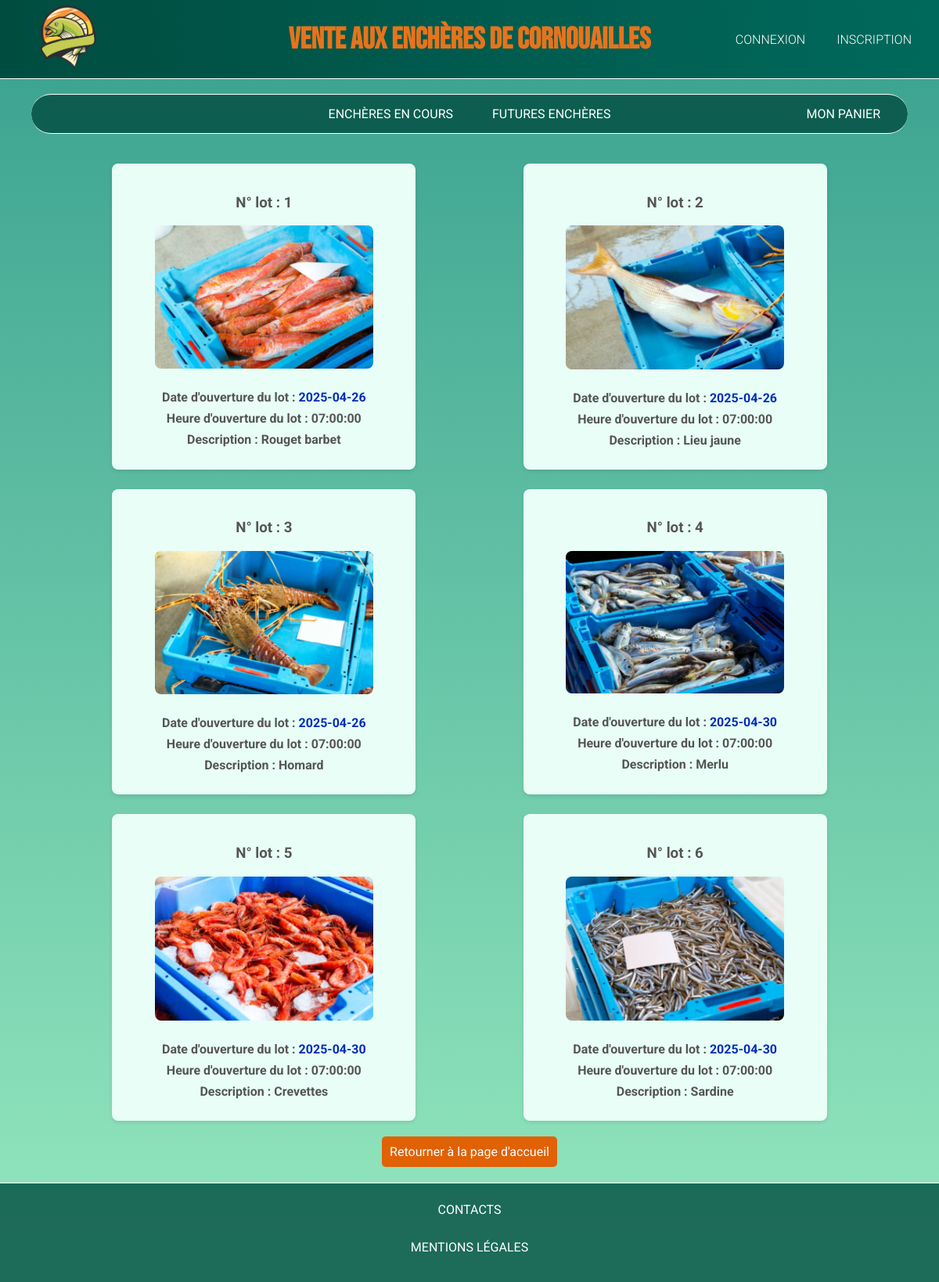
The app's page /siteCriee/welcome/contenu/FuturesEncheres, older data.
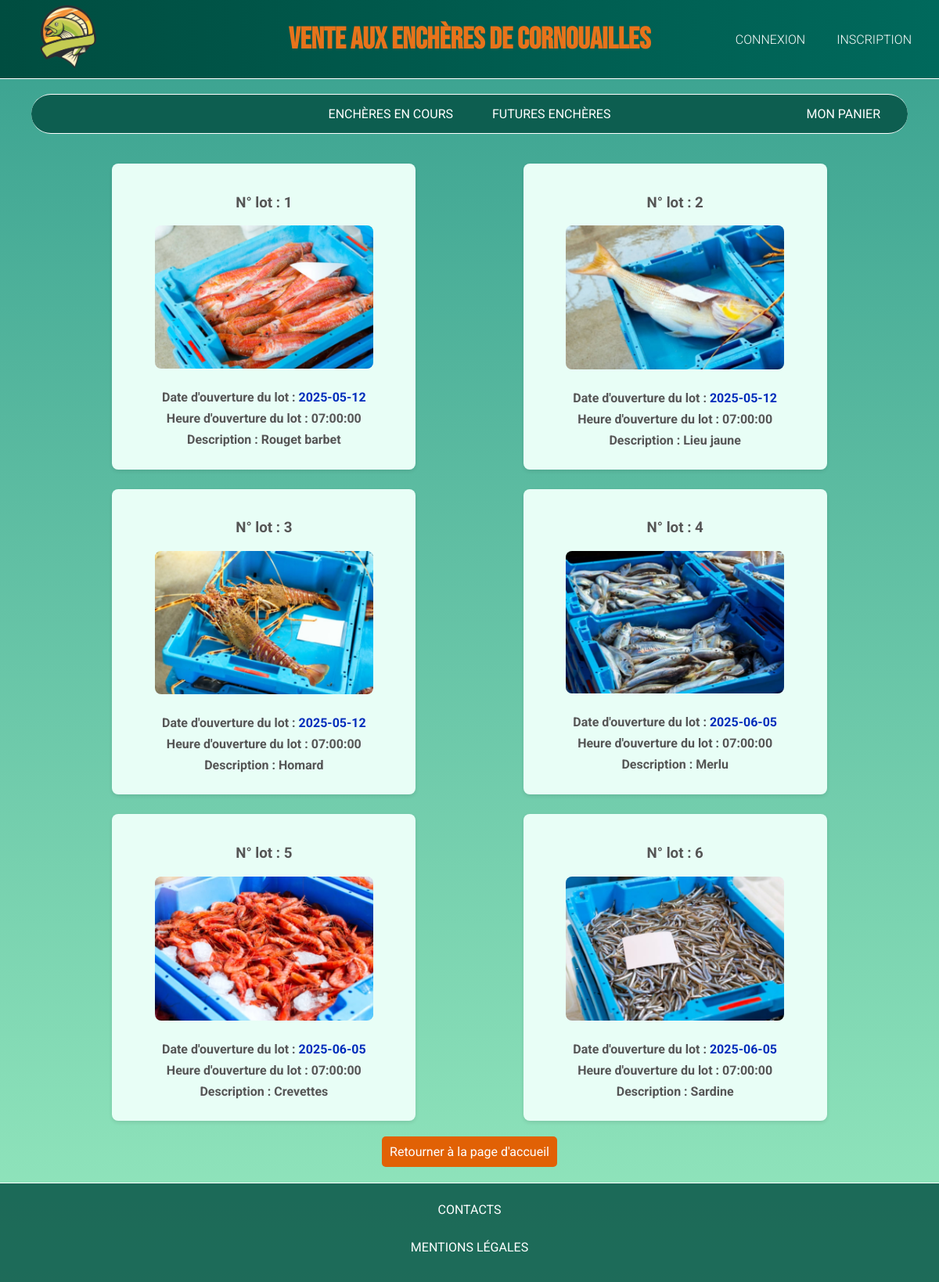
The same page, newer data.
### tables this page shows
CREATE TABLE lot (
    IdLot INT AUTO_INCREMENT,
    IdBateau INT NOT NULL,
    datePeche DATE NOT NULL,
    IdEspece INT NOT NULL,
    IdTaille INT NOT NULL,
    IdPresentation INT NOT NULL,
    IdBac INT NOT NULL,
    IdQualite INT NOT NULL,
    idImage INT NOT NULL,
    poidsBrutLot DECIMAL(10, 2) NOT NULL,
    prixDepart DECIMAL(10, 2) NOT NULL,
    prixEnchereActuelle DECIMAL(10, 2) NOT NULL,
    prixFinal DECIMAL(10, 2),
    dateOuverture DATE,
    dateFin DATE,
    heureOuverture TIME,
    heureFin TIME,
    statut VARCHAR(50),
    IdFacture INT,
    IdAdmin INT NOT NULL, 
    PRIMARY KEY (IdLot,IdBateau,datePeche),
    FOREIGN KEY (IdBateau, datePeche) REFERENCES peche(IdBateau, datePeche),
    FOREIGN KEY (IdAdmin) REFERENCES administrateur(IdAdmin),
    FOREIGN KEY (idImage) REFERENCES image(IdImage),
    FOREIGN KEY (IdEspece) REFERENCES espece(IdEspece),
    FOREIGN KEY (IdTaille) REFERENCES taille(IdTaille),
    FOREIGN KEY (IdPresentation) REFERENCES presentation(IdPresentation),
    FOREIGN KEY (IdBac) REFERENCES bac(IdBac),
    FOREIGN KEY (IdQualite) REFERENCES qualite(IdQualite),
    FOREIGN KEY (IdFacture) REFERENCES facture(IdFacture)
);

CREATE TABLE image (
    IdImage INT AUTO_INCREMENT PRIMARY KEY,
    ImageLot VARCHAR(255) NOT NULL
    
);

CREATE TABLE espece (
    IdEspece INT PRIMARY KEY,
    nomScientifique VARCHAR(255) NOT NULL,
    nomCommun VARCHAR(255) NOT NULL
);

### siteCriee/application/controllers/Welcome.php (called while the page is built, shortened)
<?php
class Welcome extends CI_Controller {
	 public function __construct() {
		$this->load->database();
		$this->load->helper('url_helper');
		$this->load->model('model_criee','requetes');
		$this->load->library('form_validation');
		$this->load->helper('form');
		$this->load->library('session');
	}
	public function contenu($id)
	{
		$this->requetes->updateEncheresOuvertes();
		$this->requetes->updateEncheresExpirees();
		$this->load->view('enTete');
		if($id=="FuturesEncheres")
		{
			$data['labelFuturesEncheres']= $this->requetes->getLotsFutures();
			$this->load->view('futuresencheres',$data);
		}
		$this->load->view('piedPage',NULL);
	}
}

### siteCriee/index.php (called while the page is built, shortened)
<?php
require_once BASEPATH.'core/CodeIgniter.php';

### siteCriee/application/models/model_criee.php (called while the page is built, shortened)
<?php if ( ! defined('BASEPATH')) exit('No direct script access allowed');
class Model_criee extends CI_Model
{
    public function getLotsFutures()
    {
        $search = "SELECT * FROM lot, bateau, espece, taille, bac, qualite, image , presentation WHERE bateau.IdBateau = lot.IdBateau AND espece.IdEspece = lot.IdEspece AND taille.IdTaille = lot.IdTaille AND bac.IdBac = lot.IdBac AND qualite.IdQualite = lot.IdQualite AND image.IdImage = lot.idImage AND presentation.IdPresentation = lot.IdPresentation AND statut = 'future'";
        $result = $this->db->conn_id->prepare($search);
        $result->execute();
        $query_result = $result->fetchAll(PDO::FETCH_ASSOC);
        return $query_result;
    }
    public function updateEncheresOuvertes() {
        $sql = "UPDATE lot
                SET statut = 'ouverte'
                WHERE statut = 'future'
                AND TIMESTAMP(dateOuverture, heureOuverture) <= NOW()";
        $this->db->query($sql);
    }
    public function updateEncheresExpirees() {
        $sql = "UPDATE lot
                SET statut = 'fermee'
                WHERE statut = 'ouverte'
                AND TIMESTAMP(dateFin, heureFin) <= NOW()";
        $this->db->query($sql);
    }
}
?>

### siteCriee/application/views/futuresencheres.php (the view)
<body>
	<br><br>
		<div class="produits-container">
			<?php
			foreach ($labelFuturesEncheres as $row) {
				echo "<form class = 'produits'>";
				echo "<div>";
				echo "<h3>N° lot : " . $row['IdLot'] . "</h3>";
				echo "<img src='" .base_url()."/assets/". $row['ImageLot'] . "' alt=''>";
				echo "<p>Date d'ouverture du lot : <span id='date'>" . $row['dateOuverture'] . "</span></p>";
				echo "<p>Heure d'ouverture du lot : " . $row['heureOuverture'] . "</p>";
				echo "<p>Description : " . $row['nomCommun'] . "</p>";
				echo "</div>";
				echo "</form>";
			}
			?>
		</div>
		<div class="bouton-retour">
			<a href="<?php echo site_url('welcome/contenu/Accueil');?>" class="buttonRetour">Retourner à la page d'accueil</a>
		</div>
	</body>

### siteCriee/application/views/enTete.php (shortened to what this page needs)
<!doctype html>
<html lang="fr">
	<head>
		<link rel="stylesheet" href="<?php echo base_url('assets/css/style2.css');?>">
	</head>
	<header>
		<div id="logo">
			<img src="<?php echo base_url().'assets/img/logo3.png';?>" alt="">
		</div>
		<div id="titre">
			<h1>Vente aux enchères de Cornouailles</h1>
		</div>
		<?php if(!isset($_SESSION["is_logged_in"])) : ?>
		<div class="auth-boutons">
			<a href="<?php echo site_url('welcome/contenu/Connexion');?>" class ="button">CONNEXION</a>
			<a href="<?php echo site_url('welcome/contenu/Inscription');?>" class ="button">INSCRIPTION</a>
    	</div>
		<?php endif; ?>
	</header>
	<br>
	<nav>
		<div class="nav-milieu">
			<a href="<?php echo site_url('welcome/contenu/EncheresEnCours');?>" class ="button">ENCHÈRES EN COURS</a>
			<a href="<?php echo site_url('welcome/contenu/FuturesEncheres');?>" class ="button">FUTURES ENCHÈRES</a>
		</div>
		<div class="nav-droite">
			<a href="<?php echo site_url('welcome/contenu/Panier');?>" class ="button">MON PANIER</a>
		</div>
	</nav>

### siteCriee/application/views/piedPage.php
		<footer>
        <div id="contact">
		<br>
        <a href="<?php echo site_url('welcome/contenu/Contacts');?>" class="button">CONTACTS</a>
        </div>
        <div id="mentions">
		<br>
        <a href="<?php echo site_url('welcome/contenu/MentionsLegales');?>" class="button">MENTIONS LÉGALES</a>
         </div>
    </footer>
</html>

### siteCriee/assets/css/style2.css (style rules this page uses)
html { font-family: 'Roboto', sans-serif; color: white; }
a { color: white; }
header { display: flex; justify-content: space-between; align-items: center; position: relative; background: linear-gradient(to right, #004d40, #00695c); padding: 10px 20px; max-height: 80px; border-bottom: 1px solid white; font-family: 'Bebas Neue', sans-serif; font-weight: 300; font-style: normal; font-size: larger; }
header #logo { flex: 0 0 auto; }
header #titre { position: absolute; left: 50%; transform: translateX(-50%); flex: 0 0 auto; }
h1 { color:#e7731b; }
header #logo img { max-height: 100px; margin-right: 10px; }
header .auth-boutons { display: flex; gap: 10px; font-size: small; align-items: center; flex: 0 0 auto; font-family: 'Roboto', sans-serif !important; }
nav { display: flex; justify-content: space-between; align-items: center; width: auto; background: rgba(0, 77, 64, 0.8); position: relative; padding: 10px; margin-left: 40px; margin-right: 40px; border-top: 1px solid white; border-bottom: 1px solid white; border-radius: 25px; }
.nav-milieu { display: flex; justify-content: center; gap: 20px; flex-grow: 1; }
.nav-droite { position: absolute; right: 20px; }
.button { display: inline-block; padding: 5px 15px; font-size: 16px; cursor: pointer; text-align: center; text-decoration: none; outline: none; border: none; border-radius: 15px; }
.buttonRetour { display: block; text-align: center; padding: 10px; font-size: 1em; background-color: #e16105; color: white; text-decoration: none; border-radius: 5px; transition: background-color 0.3s ease; }
body { margin: 0; text-align: center; min-height: 100vh; background: linear-gradient(to bottom, #38a08f, #95e8be) !important; color: #e0f7fa; display: flex; flex-direction: column; }
body img { max-width: 200px; height: auto; }
footer { margin-top: auto; background: rgba(0, 77, 64, 0.8); text-align: center; border-top: 1px solid white; padding-bottom: 30px; }
.produits-container { display: flex; flex-wrap: wrap; justify-content: space-evenly; column-gap: 14px; row-gap: 25px; padding: 0px 20px; }
.produits { background-color: rgb(232, 254, 246); padding: 20px; border-radius: 8px; width: 30%; box-shadow: 0px 2px 5px rgba(0, 0, 0, 0.1); transition: transform 0.3s ease, box-shadow 0.3s ease; }
.produits img { max-width: 80%; height: auto; border-radius: 8px; margin-bottom: 15px; }
.produits h3 { color: #555; }
.produits p { margin: 8px 0; color: #555; font-weight: bold; }
.bouton-retour { text-align: center; margin: 20px auto; width: fit-content; }
#date { color: #002cbb; font-weight: bold; }

Row changes from the older to the newer data that the page shows:
changed lot "Rouget barbet": dateOuverture "2025-04-26" → "2025-05-12"
changed lot "Lieu jaune": dateOuverture "2025-04-26" → "2025-05-12"
changed lot "Homard": dateOuverture "2025-04-26" → "2025-05-12"
changed lot "Merlu": dateOuverture "2025-04-30" → "2025-06-05"
changed lot "Crevettes": dateOuverture "2025-04-30" → "2025-06-05"
changed lot "Sardine": dateOuverture "2025-04-30" → "2025-06-05"
